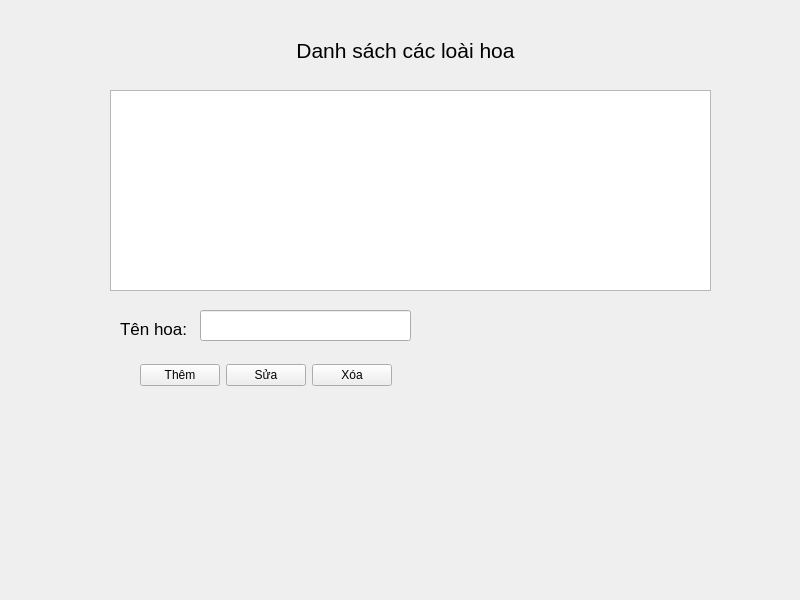
<?xml version="1.0" encoding="UTF-8"?>
<ui version="4.0">
 <class>Form</class>
 <widget class="QWidget" name="Form">
  <property name="geometry">
   <rect>
    <x>0</x>
    <y>0</y>
    <width>800</width>
    <height>600</height>
   </rect>
  </property>
  <property name="windowTitle">
   <string>Quản lý danh sách các loài hoa</string>
  </property>
  <widget class="QWidget" name="verticalLayoutWidget">
   <property name="geometry">
    <rect>
     <x>130</x>
     <y>360</y>
     <width>272</width>
     <height>30</height>
    </rect>
   </property>
   <layout class="QHBoxLayout" name="horizontalLayout">
    <property name="sizeConstraint">
     <enum>QLayout::SetDefaultConstraint</enum>
    </property>
    <property name="leftMargin">
     <number>10</number>
    </property>
    <property name="topMargin">
     <number>2</number>
    </property>
    <property name="rightMargin">
     <number>10</number>
    </property>
    <property name="bottomMargin">
     <number>2</number>
    </property>
    <item>
     <widget class="QPushButton" name="btn_add_catflower">
      <property name="text">
       <string>Thêm</string>
      </property>
     </widget>
    </item>
    <item>
     <widget class="QPushButton" name="btn_update_catflower">
      <property name="text">
       <string>Sửa</string>
      </property>
     </widget>
    </item>
    <item>
     <widget class="QPushButton" name="btn_delete_catflower">
      <property name="text">
       <string>Xóa</string>
      </property>
     </widget>
    </item>
   </layout>
  </widget>
  <widget class="QLineEdit" name="edt_flower_name">
   <property name="geometry">
    <rect>
     <x>200</x>
     <y>310</y>
     <width>211</width>
     <height>31</height>
    </rect>
   </property>
   <property name="inputMethodHints">
    <set>Qt::ImhNoPredictiveText|Qt::ImhPreferLowercase|Qt::ImhPreferNumbers|Qt::ImhPreferUppercase</set>
   </property>
  </widget>
  <widget class="QLabel" name="label">
   <property name="geometry">
    <rect>
     <x>280</x>
     <y>35</y>
     <width>251</width>
     <height>31</height>
    </rect>
   </property>
   <property name="font">
    <font>
     <pointsize>16</pointsize>
    </font>
   </property>
   <property name="text">
    <string>Danh sách các loài hoa</string>
   </property>
   <property name="alignment">
    <set>Qt::AlignCenter</set>
   </property>
  </widget>
  <widget class="QLabel" name="label_2">
   <property name="geometry">
    <rect>
     <x>120</x>
     <y>320</y>
     <width>67</width>
     <height>17</height>
    </rect>
   </property>
   <property name="font">
    <font>
     <pointsize>13</pointsize>
    </font>
   </property>
   <property name="text">
    <string>Tên hoa:</string>
   </property>
  </widget>
  <widget class="QTableView" name="tbl_category">
   <property name="geometry">
    <rect>
     <x>110</x>
     <y>90</y>
     <width>601</width>
     <height>201</height>
    </rect>
   </property>
  </widget>
 </widget>
 <resources/>
 <connections/>
</ui>
